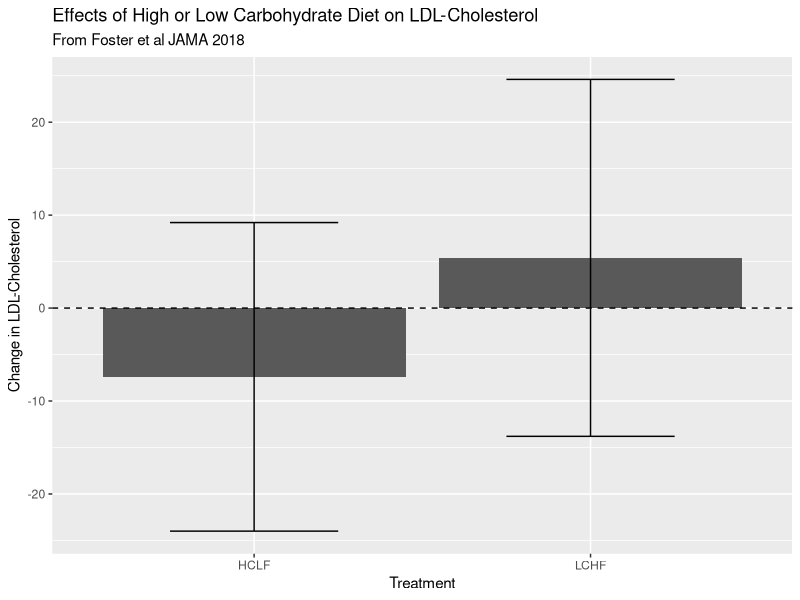
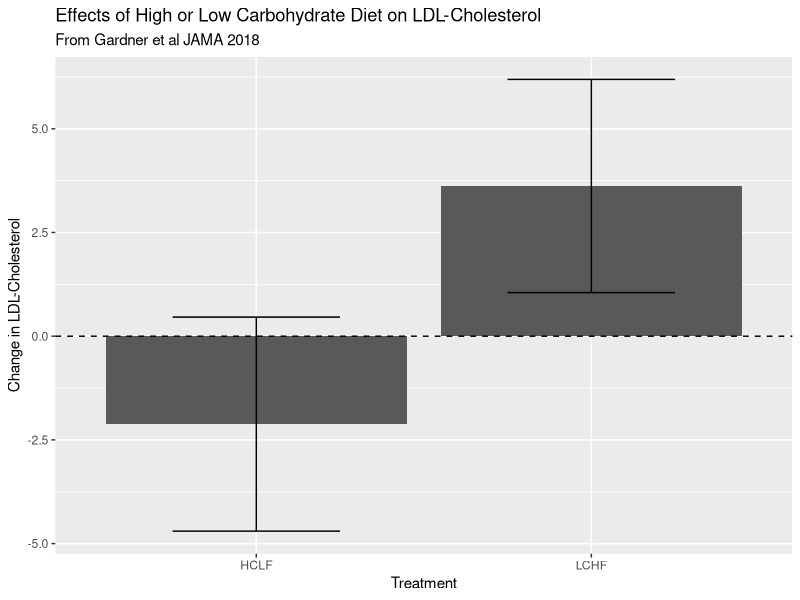
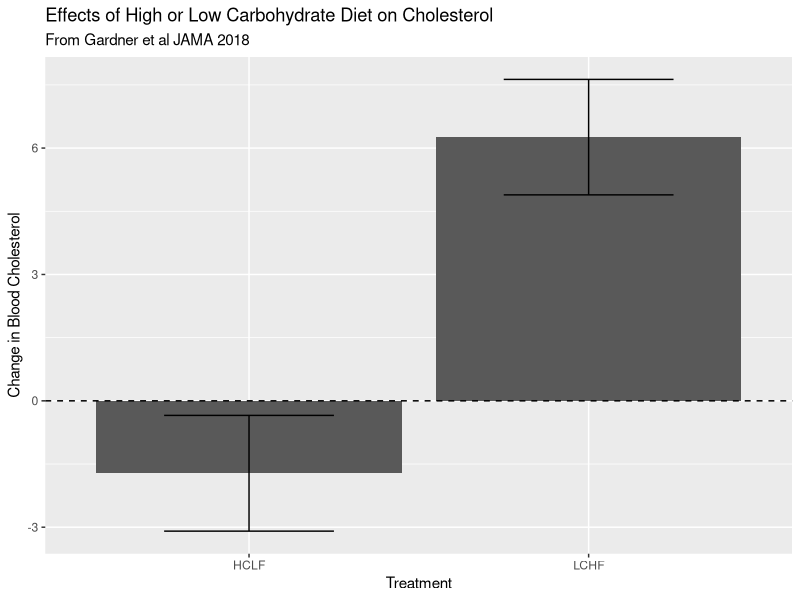

Reproduce these figures in R, in order.
## ---- chunk 1
library(knitr)
#figures makde will go to directory called figures, will make them as both png and pdf files 
opts_chunk$set(fig.path='figures/',
               echo=FALSE, warning=FALSE, message=FALSE,dev=c('png','pdf'))
options(scipen = 2, digits = 3)
# set echo and message to TRUE if you want to display code blocks and code output respectively

knitr::knit_hooks$set(inline = function(x) {
  knitr:::format_sci(x, 'md')
})


superpose.eb <- function (x, y, ebl, ebu = ebl, length = 0.08, ...)
  arrows(x, y + ebu, x, y - ebl, angle = 90, code = 3,
  length = length, ...)

  
se <- function(x) sd(x, na.rm=T)/sqrt(length(x))

#load these packages, nearly always needed
library(tidyr)
library(dplyr)

# sets maize and blue color scheme
color.scheme <- c('#00274c', '#ffcb05')
## ---- chunk 2
ldl.data.foster <- data.frame(Treatment=c("LCHF","HCLF"), LDL=c(5.4,-7.4), LDL.CI=c(19.2,16.6)) %>% #from Foster NEJM 2003
  mutate(LDL.SE = LDL.CI/1.96)

library(ggplot2)
ggplot(ldl.data.foster, aes(y=LDL,
                     x=Treatment,
                     ymin=LDL-LDL.CI,
                     ymax=LDL+LDL.CI)) +
  geom_bar(stat='identity') +
  geom_errorbar(width=0.5) +
  geom_hline(yintercept=0, lty=2) +
  labs(y="Change in LDL-Cholesterol",
       title="Effects of High or Low Carbohydrate Diet on LDL-Cholesterol",
       subtitle="From Foster et al JAMA 2018")


data.gardner <- data.frame(Treatment=c("LCHF","HCLF"), 
                               LDL=c(3.62,-2.12), 
                               LDL.CI=c(6.19-3.62,4.7-2.12),
                               HDL=c(2.64,0.40),
                               HDL.CI=c(1.18-0.4,3.41-2.64)) %>% #from Gardner et al JAMA 2018
  mutate(LDL.SE = LDL.CI/1.96,
         HDL.SE=HDL.CI/1.96,
         TC=HDL+LDL,
         TC.SE=sqrt(LDL.SE^2+HDL.SE^2))

ggplot(data.gardner, aes(y=LDL,
                     x=Treatment,
                     ymin=LDL-LDL.CI,
                     ymax=LDL+LDL.CI)) +
  geom_bar(stat='identity') +
  geom_errorbar(width=0.5) +
  geom_hline(yintercept=0, lty=2) +
  labs(y="Change in LDL-Cholesterol",
       title="Effects of High or Low Carbohydrate Diet on LDL-Cholesterol",
       subtitle="From Gardner et al JAMA 2018")

ggplot(data.gardner, aes(y=TC,
                     x=Treatment,
                     ymin=TC-TC.SE,
                     ymax=TC+TC.SE)) +
  geom_bar(stat='identity') +
  geom_errorbar(width=0.5) +
  geom_hline(yintercept=0, lty=2) +
  labs(y="Change in Blood Cholesterol",
       title="Effects of High or Low Carbohydrate Diet on Cholesterol",
       subtitle="From Gardner et al JAMA 2018")
## ---- chunk 3
sessionInfo()
